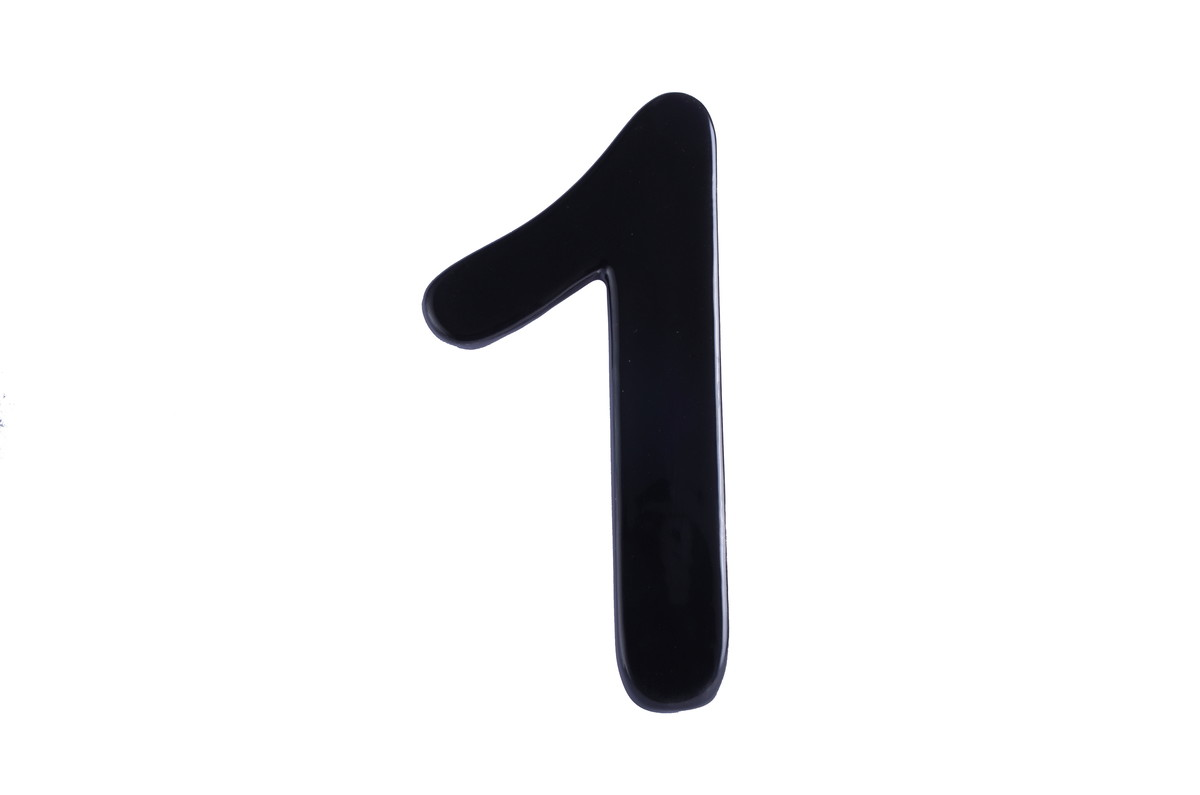
#> input picture number1/1.jpg, 1200 x 795 px; its folder holds only this picture in this run
$ python Codigo_2.py
#> lines starting #> are read from the running program, lines starting #| are printed output that depends on the picture; after the words box and inside, x2 and y2 are one past the last pixel; in counts of white or black regions, pixels touching at a corner belong together
import cv2
import numpy as np
import os
import matplotlib.pyplot as plt

dim = (300,300)
ChainCode = []
TamanhoSinal = []
tamanhoImagem = 8
contar = 0
imagemConta = 1
path = "./number1"

def verifique(imagem, ponto, conectividade):
    global contar
    if conectividade == 4:
        if imagem[ponto[0]-1, ponto[1]] == 255:
            imagem[ponto[0]-1,ponto[1]] = 0
            ChainCode.append(0)
            TamanhoSinal.append(contar)
            contar += 1
            return (ponto[0]-1, ponto[1])
        elif imagem[ponto[0], ponto[1]+1] == 255:
                imagem[ponto[0],ponto[1]+1] = 0
                ChainCode.append(1)
                TamanhoSinal.append(contar)
                contar += 1
                return (ponto[0], ponto[1]+1)
        elif imagem[ponto[0]+1, ponto[1]] == 255:
                imagem[ponto[0]+1,ponto[1]] = 0
                ChainCode.append(2)
                TamanhoSinal.append(contar)
                contar += 1
                return (ponto[0]+1, ponto[1])
        elif imagem[ponto[0], ponto[1]-1] == 255:
                imagem[ponto[0],ponto[1]-1] = 0
                ChainCode.append(3)
                TamanhoSinal.append(contar)
                contar += 1
                return (ponto[0], ponto[1]-1)
        else:
            print('none')
    else:
        return ponto

def normalizaImagem(v):
    v = (v - v.min()) / (v.max() - v.min())
    resultado = (v * 255).astype(np.uint8)
    return resultado


for r, d, f in os.walk(path):

    for filename in f:
        imagem = cv2.imread(os.path.join(path, filename))
#> imagem is the input picture: shape (795, 1200, 3); mean B, G, R 235.5, 234.8, 234.8
        imagem = cv2.resize(imagem, dim, interpolation=cv2.INTER_AREA)
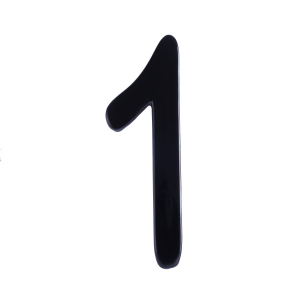
#> imagem: shape (300, 300, 3); mean B, G, R 235.5, 234.8, 234.8

        imagemBin = 255 - imagem[:,:,0]
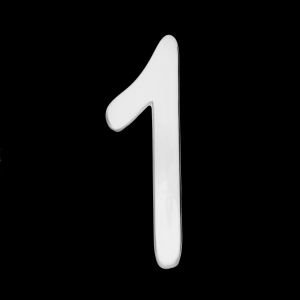
#> imagemBin: shape (300, 300); min 0, max 239, mean 19.5

        novaImagem = np.zeros(np.shape(imagemBin))
        kernel = np.ones((3,3), np.uint8)
        novaImagem = normalizaImagem((imagemBin>100)*1)
#> in normalizaImagem, `v = (v - v.min()) / (v.max() - v.min())`:
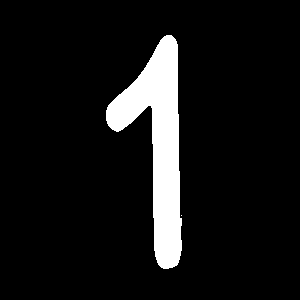
#> v: shape (300, 300) float64; values 0 (black) and 1 (white), 8.5% white; 2 white regions (1 under 20 px), largest, box (x1, y1, x2, y2) and area: (106, 35, 182, 269) 7668

        imCopy = np.copy(novaImagem)
        imPlot = np.zeros(np.shape(imagem))
        imPlot[:,:,0] = imPlot[:,:,1] = imPlot[:,:,2] = imCopy

        novaImagem = cv2.dilate(novaImagem, kernel, iterations=1) - novaImagem
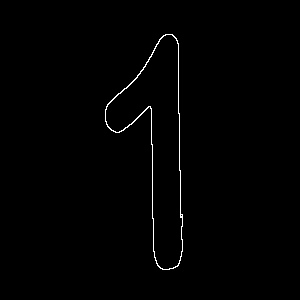
#> novaImagem: shape (300, 300); 0.76% white in thin lines or dots, all inside (x1, y1, x2, y2) = (105, 34, 183, 270)
        novaImagem = cv2.resize(novaImagem, dim, interpolation=cv2.INTER_AREA)

        cv2.imshow('Imagem', novaImagem)
        cv2.waitKey(0)

        max_xy = np.where(novaImagem == 255)
#> max_xy = 683 positions, rows 34 to 269, columns 105 to 182
        print (np.shape(novaImagem))
#| (300, 300)

        novaImagemRGB = np.zeros(np.shape(imagem))
        novaImagemRGB[:,:,0] = novaImagemRGB[:,:,1] = novaImagemRGB[:,:,2] = novaImagem

        cv2.circle(novaImagemRGB, (max_xy[1][0], max_xy[0][0]), int(3), (0,0,255), 2)
#> novaImagemRGB: shape (300, 300, 3) float64; mean of channels 0, 1, 2 1.9, 1.9, 2.1
        iniciarPonto = (max_xy[0][0], max_xy[1][0])
#> iniciarPonto = (34, 165)
        ponto = verifique(novaImagem, iniciarPonto, 4)
#> ponto = (34, 166)

        while(ponto!=iniciarPonto):
           ponto = verifique(novaImagem, ponto, 4)
#> this loop made 677 passes
#> ponto on passes 1 to 3: (34, 167), (34, 168), (34, 169)
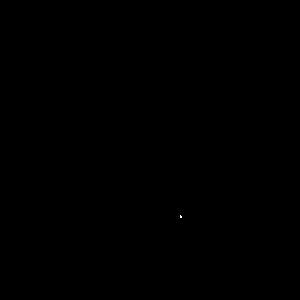
#> novaImagem: shape (300, 300); 0.01% white in thin lines or dots, all inside (x1, y1, x2, y2) = (180, 215, 182, 218)

        plt.subplot(tamanhoImagem, 1, imagemConta)
        plt.plot(ChainCode)
        imagemConta += 1
        ChainCode=[]
    plt.show()
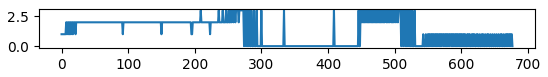
#> figure drawn by matplotlib, 1 panel; curve peaks at x = 209, y = 3

$ run again, on number1/1_5.jpg
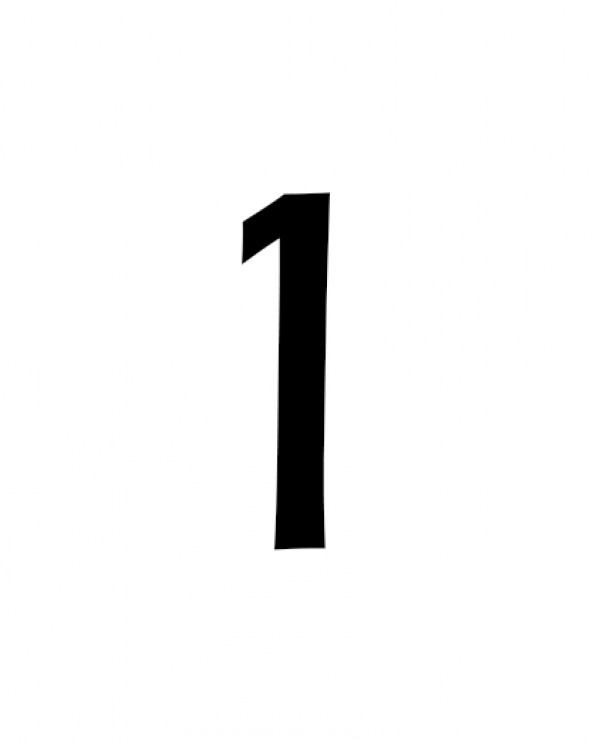
#> input picture number1/1_5.jpg, 600 x 744 px
#> imagem is the input picture: shape (744, 600, 3); min 0, max 255, mean 244.5
#> in normalizaImagem, `v = (v - v.min()) / (v.max() - v.min())`:
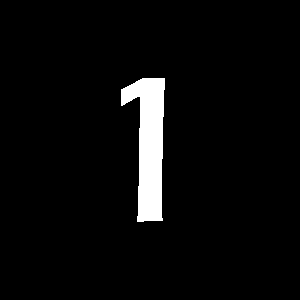
#> v: shape (300, 300) float64; values 0 (black) and 1 (white), 4.1% white; 1 white region, box (x1, y1, x2, y2) and area: (121, 78, 165, 222) 3734
#> max_xy = 406 positions, rows 77 to 222, columns 120 to 165
#| (300, 300)
#> iniciarPonto = (77, 141)
#> `ponto = verifique(novaImagem, iniciarPonto, 4)`: ponto = (77, 142)
#> the loop `while(ponto!=iniciarPonto):` made 405 passes
#> ponto on passes 1 to 3: (77, 143), (77, 144), (77, 145)
#> `plt.show()`:
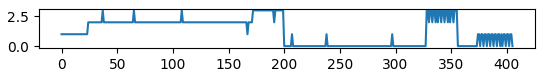
#> figure drawn by matplotlib, 1 panel; curve peaks at x = 37, y = 3

$ run again, on number1/1_6.png
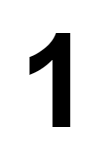
#> input picture number1/1_6.png, 104 x 160 px
#> imagem is the input picture: shape (160, 104, 3); min 0, max 255, mean 223.2
#> in normalizaImagem, `v = (v - v.min()) / (v.max() - v.min())`:
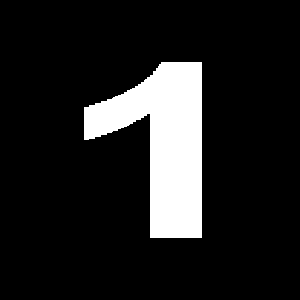
#> v: shape (300, 300) float64; values 0 (black) and 1 (white), 12.6% white; 1 white region, box (x1, y1, x2, y2) and area: (84, 62, 202, 238) 11351
#> max_xy = 644 positions, rows 61 to 238, columns 83 to 202
#| (300, 300)
#> iniciarPonto = (61, 160)
#> `ponto = verifique(novaImagem, iniciarPonto, 4)`: ponto = (61, 161)
#> the loop `while(ponto!=iniciarPonto):` made 643 passes
#> ponto on passes 1 to 3: (61, 162), (61, 163), (61, 164)
#> `plt.show()`:
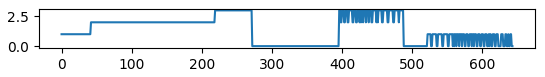
#> figure drawn by matplotlib, 1 panel; curve peaks at x = 219, y = 3

$ run again, on number1/1_1.png
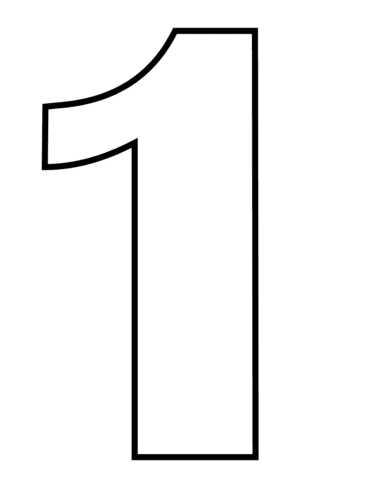
#> input picture number1/1_1.png, 371 x 480 px
#> imagem is the input picture: shape (480, 371, 3); min 0, max 255, mean 244.1
#> v: shape (300, 300) float64; values 0 (black) and 1 (white), 4.6% white; 1 white region, box (x1, y1, x2, y2) and area: (34, 17, 209, 288) 4173
#> max_xy = 1806 positions, rows 16 to 288, columns 33 to 209
#| (300, 300)
#> iniciarPonto = (16, 139)
#> `ponto = verifique(novaImagem, iniciarPonto, 4)`: ponto = (16, 140)
#> the loop `while(ponto!=iniciarPonto):` made 921 passes
#> ponto on passes 1 to 3: (16, 141), (16, 142), (16, 143)
#> after the loop `while(ponto!=iniciarPonto):`:
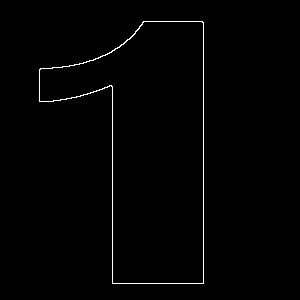
#> novaImagem: shape (300, 300); 0.98% white in thin lines or dots, all inside (x1, y1, x2, y2) = (39, 21, 204, 284)
#> `plt.show()`:
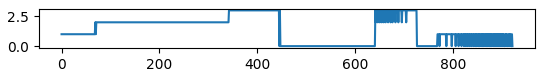
#> figure drawn by matplotlib, 1 panel; curve peaks at x = 342, y = 3
